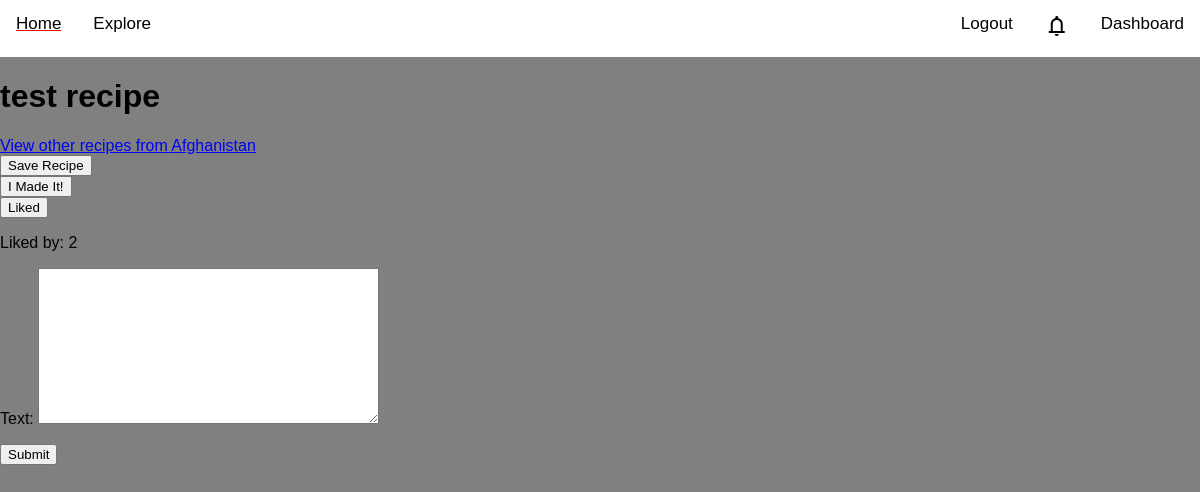
The page /recipes/1/test-recipe/ (signed in) on the database as committed earlier.
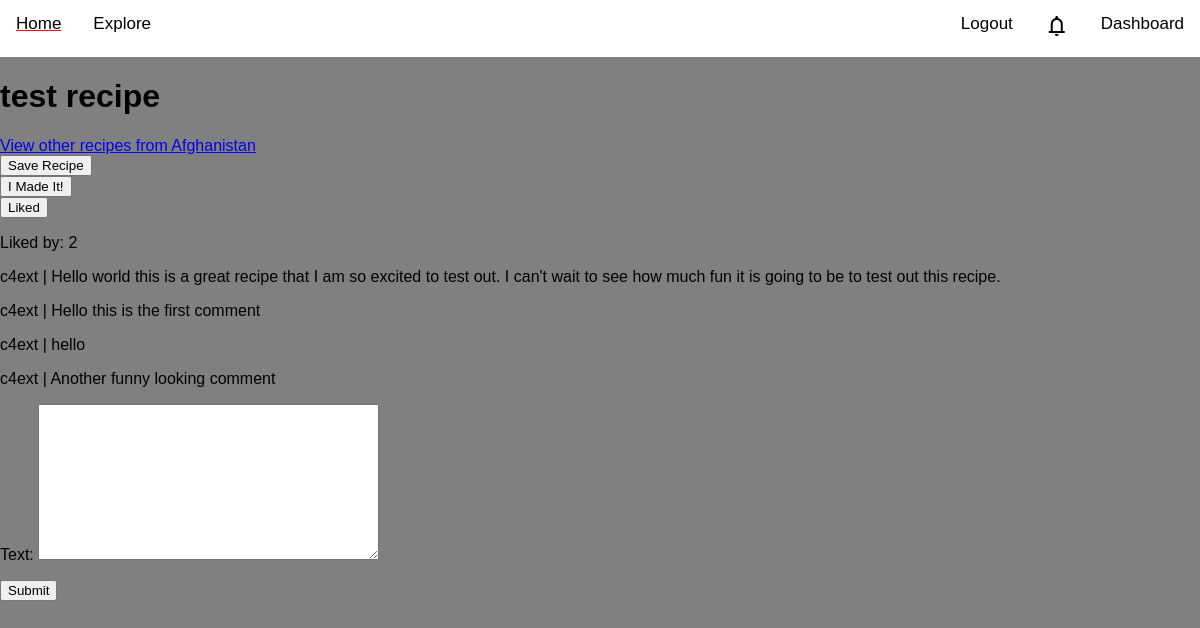
The same page on the database as committed later.
### comments/models.py (models this page shows, shortened)
class Comment(models.Model):
    recipe = models.ForeignKey(Recipe, on_delete = models.CASCADE, related_name = 'comments')
    author = models.ForeignKey(User, on_delete = models.CASCADE)
    text = models.TextField()
    created_date = models.DateTimeField(auto_now_add = True)
    parent = models.ForeignKey('self', null=True, blank=True, related_name = 'replies', on_delete = models.CASCADE)

### recipes/views.py (the view)
# urls.py: path('<int:pk>/<slug:slug>/', views.recipe_detail, name='recipe_detail'),
def recipe_detail(request, pk, slug):
    recipe = Recipe.objects.get(pk=pk)
    comments = Comment.objects.filter(recipe = recipe)
    saved = False
    made = False
    liked = False
    if request.user.is_authenticated:
        saved_recipes = SavedRecipe.objects.filter(recipe = recipe).filter(user = request.user)
        made_recipes = MadeRecipe.objects.filter(recipe = recipe).filter(user = request.user)
        liked_recipes = Like.objects.filter(recipe = recipe).filter(user = request.user)
        liked_count = Like.objects.filter(recipe = recipe).count()
        if saved_recipes:
            saved = True
        if made_recipes:
            made = True
        if liked_recipes:
            liked = True
        if request.method == 'POST':
            form = CommentForm(request.POST)
            if form.is_valid():
                comment = form.save(commit=False)
                comment.author = request.user
                comment.recipe = recipe
                comment.save()
                return redirect('recipes:recipe_redirect', pk=pk)
        else:
            form = CommentForm()
    """url = "https://yummly2.p.rapidapi.com/feeds/"
    #querystring = {"q":"/recipe/Stuffed-Onions-From-Afghanistan-9268792"}

    # The API Key should be moved into a separate file, and not included in the main files
    headers = {"X-RapidAPI-Key": "395ac24211msh69d8d498a22b082p1bf25djsn81214c5dc50b",
	"X-RapidAPI-Host": "yummly2.p.rapidapi.com"
    }
    # Uncomment the lines below to access the api -> Not used during testing
    # The api has a monthly limit, so work should be done to avoid using it when possible.

    # response = requests.get(url, headers=headers, params=querystring)
    response = requests.get(url, headers=headers)
    attributes = response.json()"""
    return render(request, 'recipes/recipe_detail.html', {
        'recipe': recipe,
        'saved': saved,
        'made': made,
        'liked': liked,
        'liked_count': liked_count,
        'form': form,
        'comments': comments,
    })

### comments/forms.py
class CommentForm(forms.ModelForm):
    class Meta:
        model = Comment
        fields = ('text',)

### notifications/context_processors.py (called while the page is built)
def notification_processor(request):
    num_notifications = ''
    if request.user.is_authenticated:
        count = Notification.objects.filter(user = request.user).count()
        if count > 0:
            num_notifications = count
    return {'num_notifications':num_notifications}

### recipes/templates/recipes/recipe_detail.html (shortened to what this page needs)
{% extends 'core/base.html' %}
{% block content %}
<h1 id="recipe_title">{{recipe.name}}</h1>
<a href="{% url 'countries:country_redirect' recipe.country.id %}">View other recipes from {{recipe.country.name}}</a>
{% if user.is_authenticated %}
    <form action="{% url 'recipes:recipe_save' recipe.id %}" method="post">
        {% if saved %}
            <button type="submit" name="recipe_save" value="{{recipe.id}}" style="background-color: blue;">Recipe Saved</button>
        {% else %}
            <button type="submit" name="recipe_save" value="{{recipe.id}}">Save Recipe</button>
        {% endif %}
    </form>
    <form action="{% url 'recipes:recipe_made' recipe.id %}" method="post">
        {% if made %}
            <button type="submit" name="recipe_made" style="background-color: blue;">Remove From Made Recipes</button>
        {% else %}
            <button type="submit" name="recipe_made">I Made It!</button>
        {% endif %}
    </form>
    <form action="{% url 'recipes:recipe_liked' recipe.id %}" method="post">
        {% if liked %}
            <button type="submit" name="recipe_liked">Liked</button>
        {% else %}
            <button type="submit" name="recipe_liked">Like</button>
        {% endif %}
    </form>
    <p>Liked by: {{liked_count}}</p>
    {% for comment in comments %}
    <p>{{comment.author.username}} | {{comment.text}}</p>
    {% endfor %}
    <form method="post" action=".">
        {{form.as_p}}
        <button type="submit">Submit</button>
    </form>
{% else %}
    <h3 class="login_required">Login To Save Recipe</h3>
{% endif %}
{% endblock content %}

Rows that differ between the two databases and show on the page:
added Comment: author.username "c4ext", text "Hello world this is a great recipe that I am so excited to test out. I can't wait to see how much fun it is going to be to test out this recipe."
added Comment: author.username "c4ext", text "Hello this is the first comment"
added Comment: author.username "c4ext", text "hello"
added Comment: author.username "c4ext", text "Another funny looking comment"
